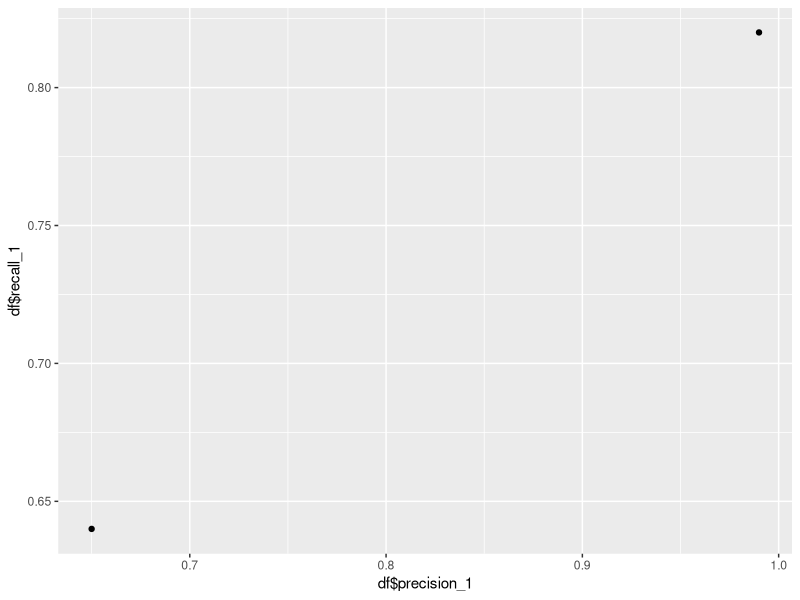

This chart was generated by the following R code:
df <- data.frame(name =  c("Bayes", "KNN"), 
                 precision_1 = c(0.65, 0.99), 
                 recall_1 = c(0.64, 0.82))
library(ggplot2)
ggplot(df, aes(df$precision_1, df$recall_1)) + geom_point()
